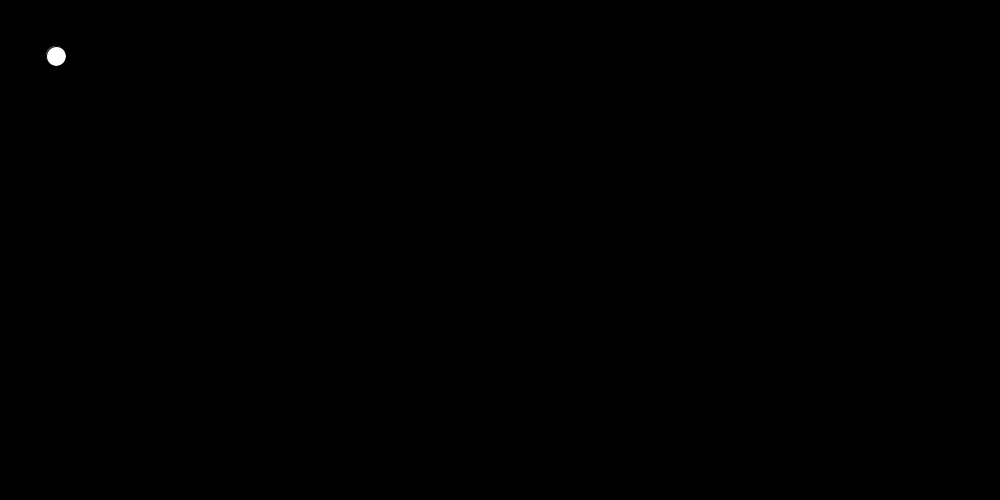
Frame 1 (no input)
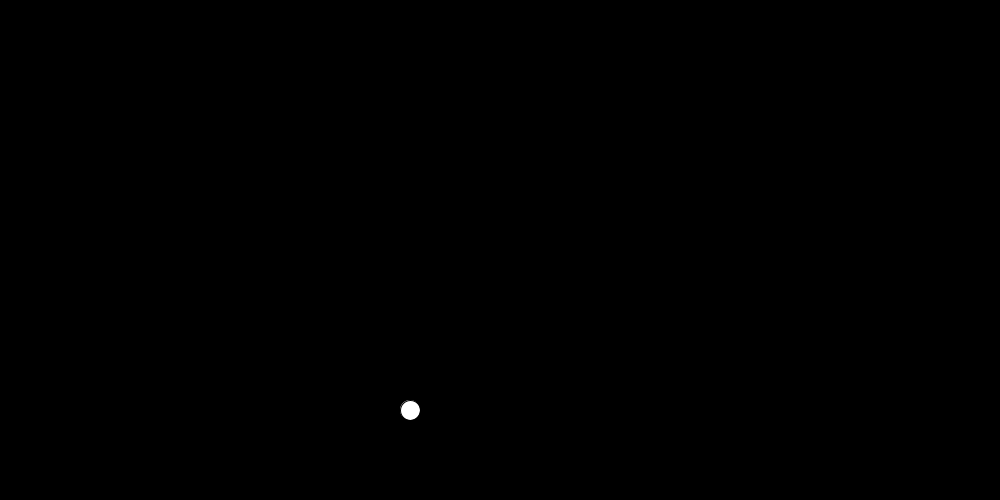
Frame 60 (the mouse pressed at the canvas centre just before this capture)
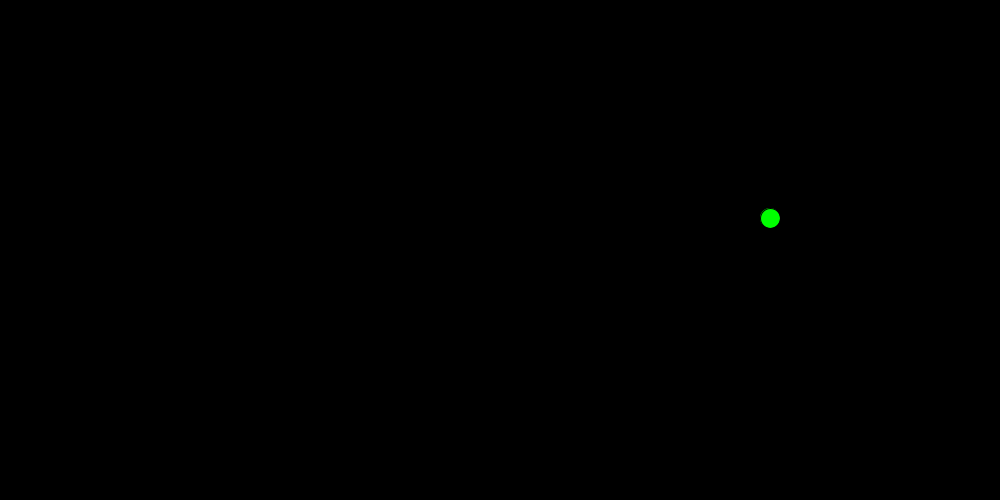
Frame 120 (the mouse held since frame 60 and released just before this capture)

The Processing sketch that drew these frames (run headless with seeded random() and noise(); from frame 60 on, the mouse is pressed at the canvas centre):

// Processing sketch: bal
// ── bal.pde
int x = 50;
int y = 50;
int grote = 20;
int horSpeed = 6;
int verSpeed = 6;

void setup(){
  size(1000,500);
}

void draw(){
  y += verSpeed;
  x += horSpeed;
  background(0);
  ellipse(x,y,grote,grote);
  if(x > 990){
    fill(25,155,100);
   horSpeed = -6;
  }
  if(x < 10){
    fill(0,0,255);
    horSpeed = 6;
  }
  if(y > 490){
    fill(0,255,0);
    verSpeed = -6;
  }
  if(y < 10){
    fill(255,0,0);
    verSpeed = 6;
  }
}
